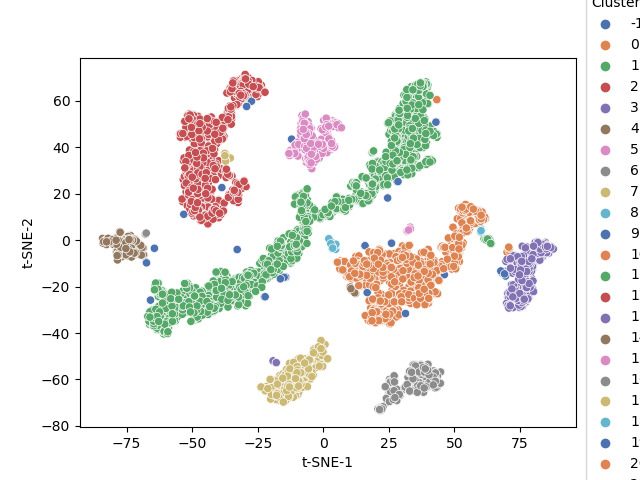

Python code for this plot:
from sklearn.cluster import DBSCAN
import pandas as pd
import seaborn as sns
import matplotlib.pyplot as plt

df = pd.read_csv("https://reneshbedre.github.io/assets/posts/tsne/tsne_scores.csv")

clusters = DBSCAN(eps=2.5, min_samples=4).fit(df)

p = sns.scatterplot(data=df, x="t-SNE-1", y="t-SNE-2", hue=clusters.labels_, legend="full", palette="deep")
sns.move_legend(p, "upper right", bbox_to_anchor=(1.17, 1.2), title='Clusters')
plt.savefig("sklearn_dbscan.png")
plt.show()